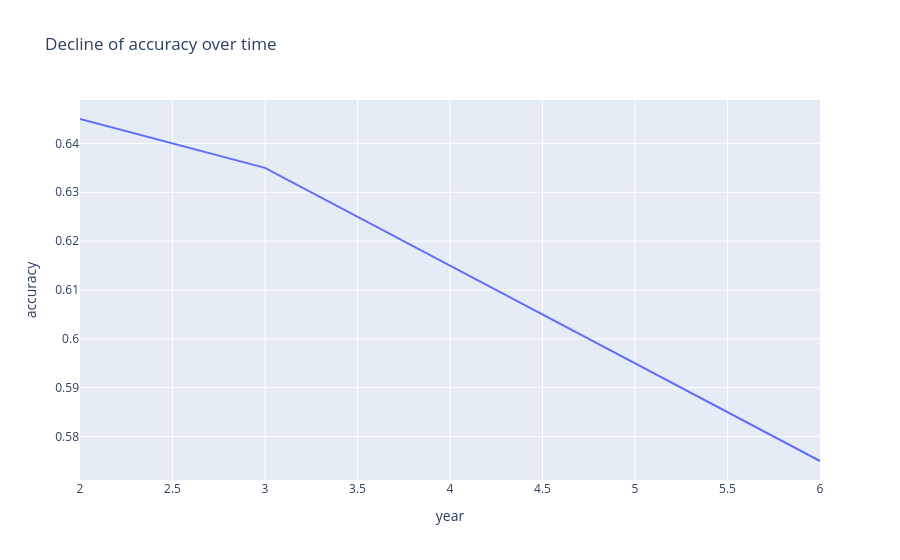

The code cell stored with this chart in its notebook:
### Markdown cell above
In year 3, a mysterious wizard teaches sarcasm to a handful of Driftistan citizens. Therefore, some new reviews for "Fast and Curious: ENSTA Drift" are sarcastic. Over time, an increasing proportion of reviews will become sarcastic. We simulate this change by taking a portion of reviews and switching their labels.

### Code cell
initial_sarcasm_rate=0.05
yearly_sarcasm_increase=0.01

yearly_reviews=200
first_year=2
number_of_years=np.floor(test_df.shape[0]/yearly_reviews)
years=np.arange(first_year,first_year+number_of_years)

test_df = test_df.sample(frac = 1)


year=first_year
first_review=0
sarcasm_rate=initial_sarcasm_rate
Accuracy=[]

for year in years:

    df=test_df.iloc[first_review:first_review+yearly_reviews,:]

    if year>first_year:
        sarcastic_indexes=df.sample(frac=sarcasm_rate).index
        df.loc[sarcastic_indexes,'label']=1-df.loc[sarcastic_indexes,'label']
        sarcasm_rate=sarcasm_rate+yearly_sarcasm_increase
    


    true_y=np.array(df['label'])

    test=np.array([st_model.encode(text) for text in df["text"]])
    pred_y=clf.predict(test)
    accuracy=accuracy_score(true_y, pred_y)
    print("Accuracy for year ",int(year)," is ",accuracy)
    Accuracy=Accuracy+[accuracy]
    
        
figure = px.line({'year':years,'accuracy':Accuracy}, x='year', y='accuracy', title="Decline of accuracy over time")
figure.show()

### Figure 1 — Plotly figure (JSON) as saved in the notebook; plotly's stock layout.template omitted (floating-point values rounded to 4 significant figures)
{"data": [{"hovertemplate": "year=%{x}<br>accuracy=%{y}<extra></extra>", "legendgroup": "", "line": {"color": "#636efa", "dash": "solid"}, "marker": {"symbol": "circle"}, "mode": "lines", "name": "", "orientation": "v", "showlegend": false, "type": "scatter", "x": [2, 3, 4, 5, 6], "xaxis": "x", "y": [0.645, 0.635, 0.615, 0.595, 0.575], "yaxis": "y"}], "layout": {"legend": {"tracegroupgap": 0}, "title": {"text": "Decline of accuracy over time"}, "xaxis": {"anchor": "y", "domain": [0, 1], "title": {"text": "year"}}, "yaxis": {"anchor": "x", "domain": [0, 1], "title": {"text": "accuracy"}}}}
